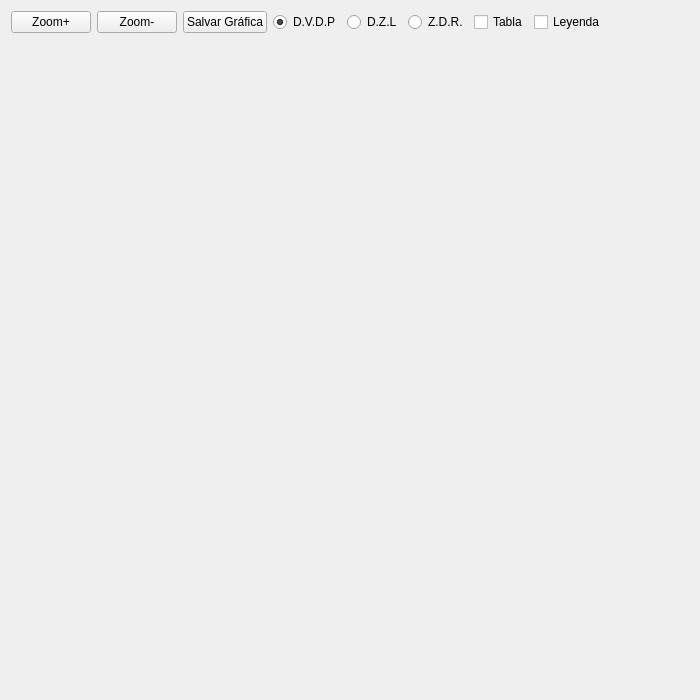
<?xml version="1.0" encoding="UTF-8"?>
<ui version="4.0">
 <class>VerAlturas</class>
 <widget class="QWidget" name="VerAlturas">
  <property name="geometry">
   <rect>
    <x>0</x>
    <y>0</y>
    <width>700</width>
    <height>700</height>
   </rect>
  </property>
  <property name="minimumSize">
   <size>
    <width>700</width>
    <height>700</height>
   </size>
  </property>
  <property name="maximumSize">
   <size>
    <width>700</width>
    <height>700</height>
   </size>
  </property>
  <property name="windowTitle">
   <string>Form</string>
  </property>
  <layout class="QGridLayout" name="gridLayout">
   <item row="0" column="0">
    <layout class="QHBoxLayout" name="horizontalLayout">
     <item>
      <widget class="QPushButton" name="pB_ZoomMas">
       <property name="text">
        <string>Zoom+</string>
       </property>
       <property name="shortcut">
        <string>+</string>
       </property>
      </widget>
     </item>
     <item>
      <widget class="QPushButton" name="pB_ZoomMenos">
       <property name="text">
        <string>Zoom-</string>
       </property>
       <property name="shortcut">
        <string>-</string>
       </property>
      </widget>
     </item>
     <item>
      <widget class="QPushButton" name="pB_SalvarGrafica">
       <property name="text">
        <string>Salvar Gráfica</string>
       </property>
       <property name="shortcut">
        <string>Ctrl+-</string>
       </property>
      </widget>
     </item>
     <item>
      <widget class="QRadioButton" name="rB_DVDP">
       <property name="text">
        <string>D.V.D.P</string>
       </property>
       <property name="checked">
        <bool>true</bool>
       </property>
      </widget>
     </item>
     <item>
      <widget class="QRadioButton" name="rB_DZL">
       <property name="text">
        <string>D.Z.L</string>
       </property>
      </widget>
     </item>
     <item>
      <widget class="QRadioButton" name="rB_ZDR">
       <property name="text">
        <string>Z.D.R.</string>
       </property>
      </widget>
     </item>
     <item>
      <widget class="QCheckBox" name="chB_Tabla">
       <property name="text">
        <string>Tabla</string>
       </property>
      </widget>
     </item>
     <item>
      <widget class="QCheckBox" name="checkBox">
       <property name="text">
        <string>Leyenda</string>
       </property>
      </widget>
     </item>
    </layout>
   </item>
   <item row="0" column="1">
    <spacer name="horizontalSpacer">
     <property name="orientation">
      <enum>Qt::Horizontal</enum>
     </property>
     <property name="sizeHint" stdset="0">
      <size>
       <width>484</width>
       <height>20</height>
      </size>
     </property>
    </spacer>
   </item>
   <item row="1" column="0" colspan="2">
    <widget class="QCustomPlot" name="widget" native="true">
     <property name="minimumSize">
      <size>
       <width>650</width>
       <height>650</height>
      </size>
     </property>
     <property name="maximumSize">
      <size>
       <width>650</width>
       <height>650</height>
      </size>
     </property>
    </widget>
   </item>
  </layout>
 </widget>
 <customwidgets>
  <customwidget>
   <class>QCustomPlot</class>
   <extends>QWidget</extends>
   <header location="global">qcustomplot.h</header>
   <container>1</container>
  </customwidget>
 </customwidgets>
 <resources/>
 <connections/>
</ui>
